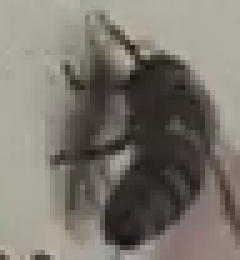
#> input picture Training Data/Test Dataset/001_156.png, 48 x 52 px, found by its file name (shown 5 times larger)
$ python extract_img_data.py
#> lines starting #> are read from the running program, lines starting #| are printed output that depends on the picture
from PIL import Image

def get_pixel(path: str) -> list: # type: ignore
#> called with path = 'Training Data\\Test Dataset\\001_156.png'
    img = Image.open(path)
#> img is the input picture: PIL image 48x52 RGB; mean R, G, B 124.6, 118.5, 109.9
    img = img.resize((50, 50), Image.LANCZOS).convert('L')
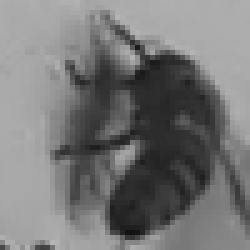
#> img: PIL image 50x50 L (shown 5 times larger); min 18, max 181, mean 119.2
    return list(img.getdata())

if __name__ == "__main__":
    get_pixel("Training Data\\Test Dataset\\001_156.png")

$ run again, with Training Data/Test Dataset/001_171.png copied over Training Data/Test Dataset/001_156.png
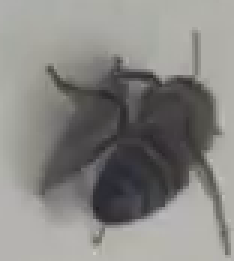
#> input picture Training Data/Test Dataset/001_171.png, 78 x 87 px, found by its file name (shown 3 times larger)
#> in get_pixel, img is the input picture: PIL image 78x87 RGB; mean R, G, B 135.4, 134.3, 131
#> in get_pixel, `img = img.resize((50, 50), Image.LANCZOS).convert('L')`:
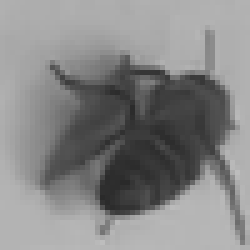
#> img: PIL image 50x50 L (shown 5 times larger); min 42, max 189, mean 134.3

$ run again, with Training Data/Test Dataset/002_051.png copied over Training Data/Test Dataset/001_156.png
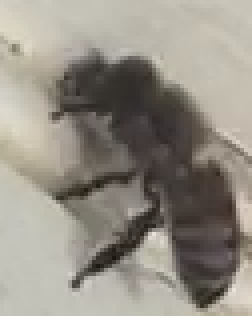
#> input picture Training Data/Test Dataset/002_051.png, 63 x 79 px, found by its file name (shown 4 times larger)
#> in get_pixel, img is the input picture: PIL image 63x79 RGB; mean R, G, B 148.8, 143.2, 133.5
#> in get_pixel, `img = img.resize((50, 50), Image.LANCZOS).convert('L')`:
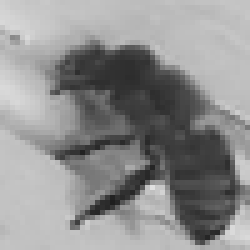
#> img: PIL image 50x50 L (shown 5 times larger); min 30, max 224, mean 143.7

$ run again, with Training Data/Test Dataset/002_073.png copied over Training Data/Test Dataset/001_156.png
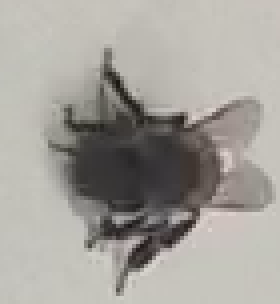
#> input picture Training Data/Test Dataset/002_073.png, 70 x 76 px, found by its file name (shown 4 times larger)
#> in get_pixel, img is the input picture: PIL image 70x76 RGB; mean R, G, B 163.9, 160.7, 154.8
#> in get_pixel, `img = img.resize((50, 50), Image.LANCZOS).convert('L')`:
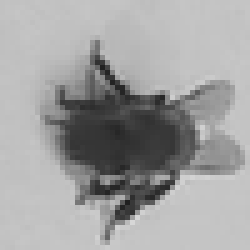
#> img: PIL image 50x50 L (shown 5 times larger); min 31, max 215, mean 160.9
